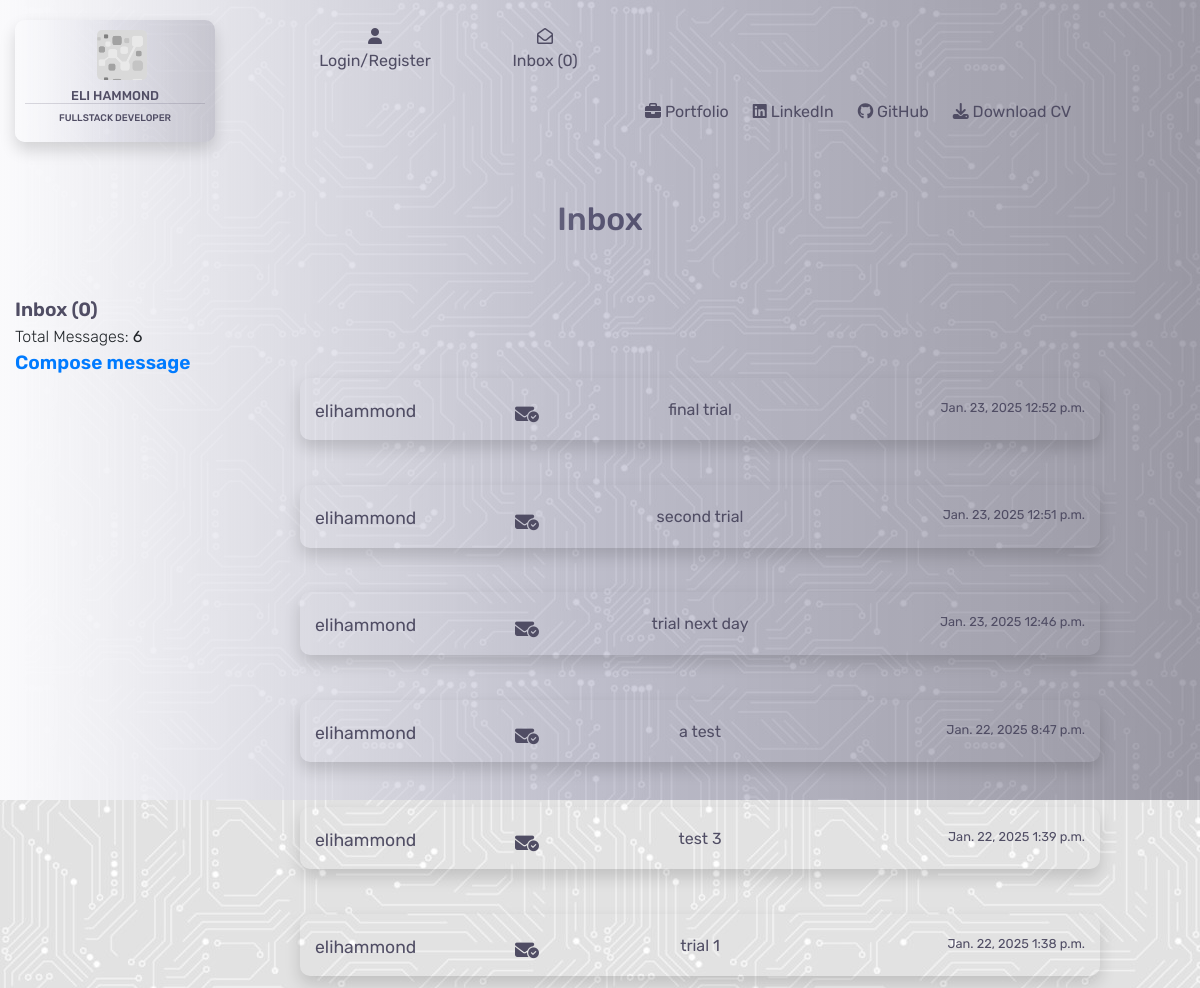
The app's page /contacts/, older data.
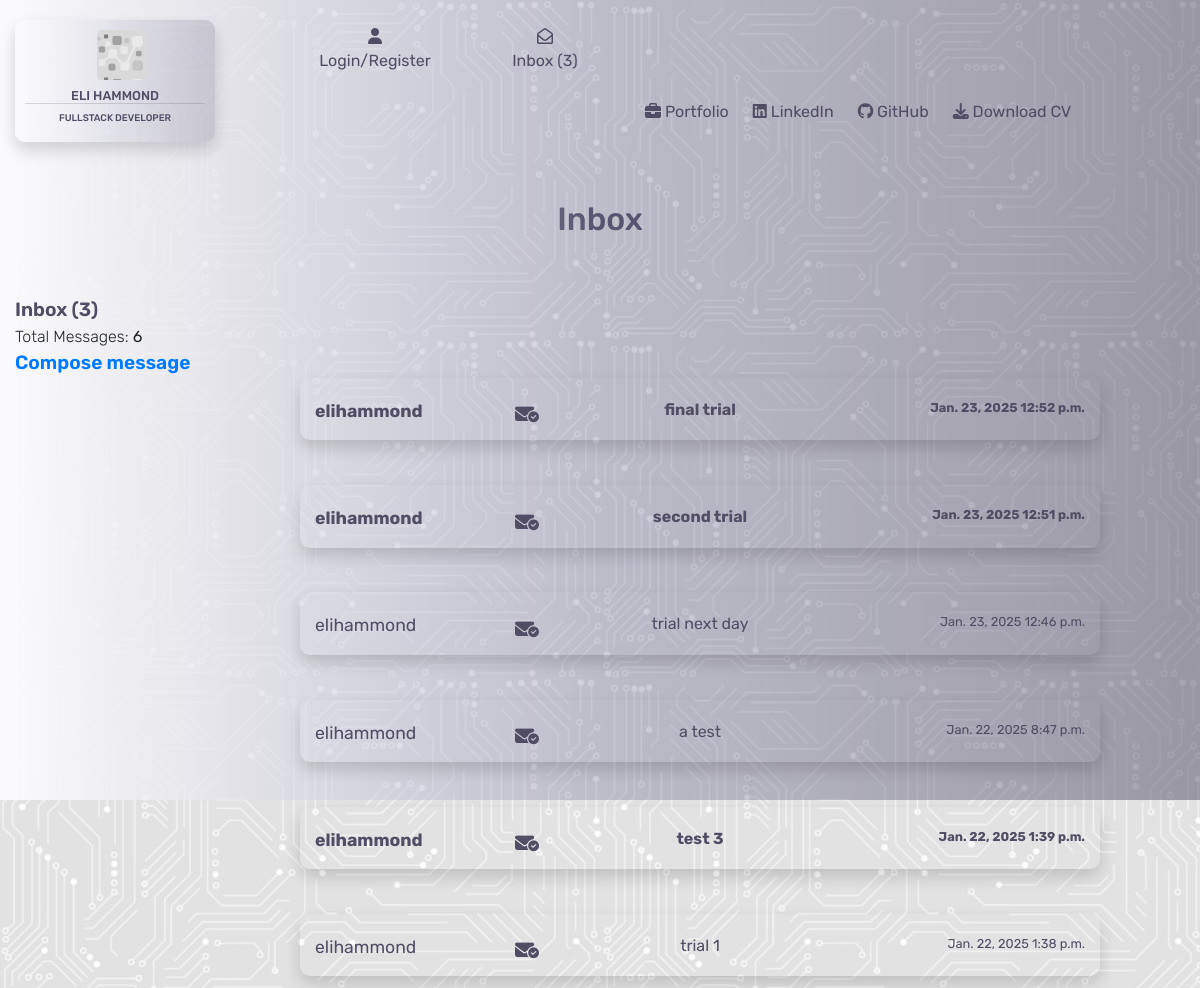
The same page, newer data.
### contacts/models.py (models this page shows)
class Contacts(models.Model):
    class Meta:
        verbose_name_plural = "Contacts"
    name = models.CharField(max_length=26)
    subject = models.CharField(max_length=52, null=True, blank=True)
    email = models.EmailField()
    phone = models.IntegerField()
    message = models.TextField()
    date = models.DateField(auto_now_add=True)
    time = models.TimeField(auto_now_add=True)
    read = models.BooleanField(default=False)

### contacts/views.py (the view)
# urls.py: path('', views.contacts, name='contacts'),
def contacts(request):
    inbox = Contacts.objects.all().order_by('-date', '-time')
    context = {
        'inbox': inbox
    }
    return render(request, 'contacts/contacts.html', context)

### contacts/contexts.py (called while the page is built)
def contacts_inbox(request):
    inbox = Contacts.objects.all()
    unread_messages = Contacts.objects.filter(read=False).count()
    print(unread_messages)
    message_count = len(inbox)
    context = {
        'inbox': inbox,
        'message_count': message_count,
        'unread_messages': unread_messages
    }
    return context

### contacts/templates/contacts/contacts.html (shortened to what this page needs)
{% extends "base.html" %}
{% load static %}
{% block content %}
<div class="container-fluid">
    <div class="row">
        <div class="col-4"></div>
        <div class="col-4">
            <h2 class="header">Inbox</h2>
        </div>
        <div class="col-4"></div>
    </div>
    <div class="inbox-header">
        Inbox ({{ unread_messages }})
    </div>
    <div class="inbox-subheader">
        Total Messages: <strong>{{ message_count }}</strong>
    </div>
    <div class="inbox-header">
        <a href="{% url 'compose_message' %}">Compose message</a>
    </div>
    {% for i in inbox %}
    <div class="row">
        <div class="col-3">
        </div>
        <div class="col-8">
            <div {% if i.read %}class="opened-message"{% endif %}>
                <a href="{% url 'open_message' i.id %}">
                    <div class="row message-container shadow">
                        <div class="col-3">
                            <p class="inbox-name new-message">{{ i.name }}</p>
                        </div>
                        <div class="col-6">
                            {% if i.subject %}
                            <p class="inbox-subject new-message">{{ i.subject }}</p>
                            {% else %}
                            <p class="inbox-subject new-message">no subject</p>
                            {% endif %}
                        </div>
                        <div class="col-3">
                            <p class="inbox-date-time new-message">{{ i.date }} {{ i.time }}</p>
                        </div>
                    </div>
                </a>
                <p>
                    <a href="{% url 'mark_unread' i.id %}" class="unread" title="Mark as unread">
                        <i class="fa-solid fa-envelope-circle-check"></i>
                    </a>
                </p>
            </div>
        </div>
        <div class="col-1"></div>
    </div>
    {% endfor %}
</div>
{% endblock %}

Row changes from the older to the newer data that the page shows:
changed Contacts "final trial": read True → False (drawn)
changed Contacts "second trial": read True → False (drawn)
changed Contacts "test 3": read True → False (drawn)
Text that changed along with them:
{{ unread_messages }}: "0" → "3"
